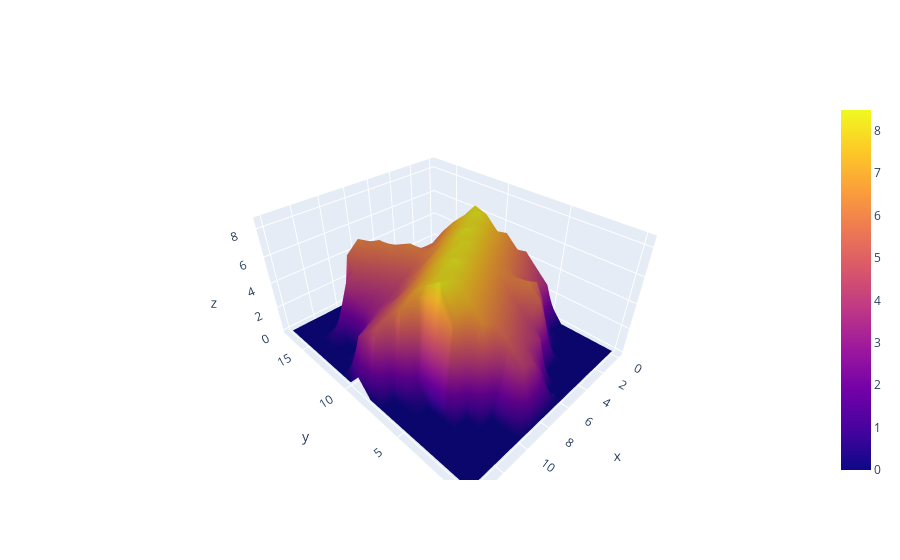

Source (notebook cell):
### Code cell
fig = go.Figure(data=go.Surface(z=out_image_CHM))

fig.update_scenes(yaxis_autorange="reversed")
fig.show()

### Figure 1 — Plotly figure (JSON) as saved in the notebook; plotly's stock layout.template omitted (floating-point values rounded to 4 significant figures; data arrays with more than 128 entries replaced by an {"elided": "..."} marker saying what was removed)
{"data": [{"type": "surface", "z": {"elided": "18x15 float values"}}], "layout": {"scene": {"yaxis": {"autorange": "reversed"}}}}
